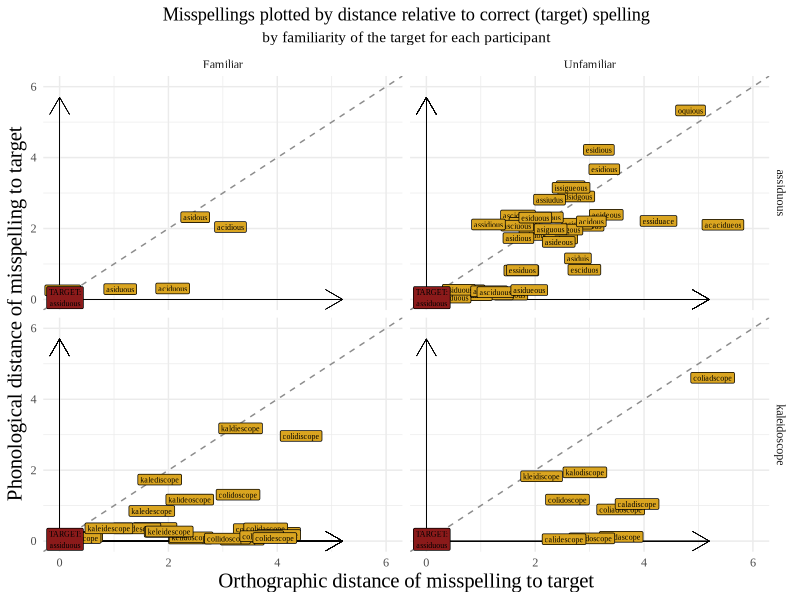
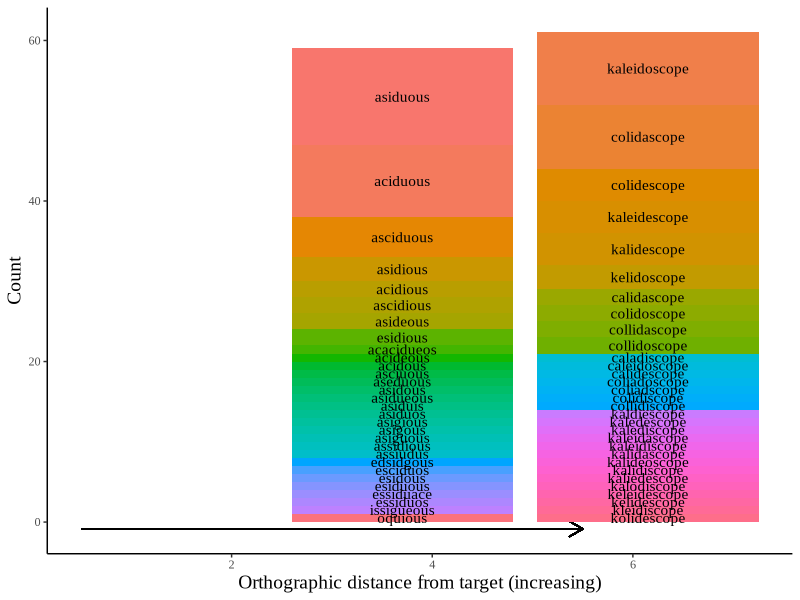
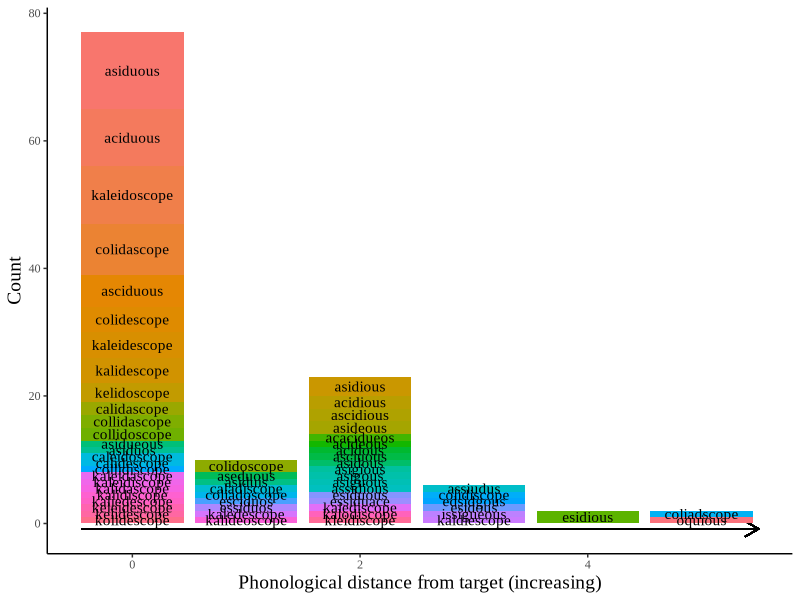

The R source for these figures, in order:
## ---- chunk 1

require(readxl)
require(tidyverse)
require(Hmisc)
require(knitr)


knitr::opts_chunk$set(warning = FALSE, 
                      message = FALSE, 
                      cache = FALSE,
                      echo = FALSE,
                      out.extra = "",
                      fig.pos = "t!",  sanitize = TRUE)
options(knitr.table.format = "latex")
options(knitr.kable.NA = '')


e = read_xlsx('errorvis_spelling_dist_upd.xlsx') %>% 
  mutate(item_familiarity = case_when(item_familiarity == 1 ~ 'Familiar',
                                      item_familiarity == 0 ~ 'Unfamiliar'))



## ---- chunk 2

e %>% 
  #filter(participant_spelling != 'assiduous') %>% 
  ggplot(aes(ODL, ODL_phon, label = participant_spelling)) +
  geom_abline(intercept = 0, slope = 1, color = 'grey55', linetype = 'dashed') +
  geom_segment(aes(x = 0, y = 0, xend = 0, yend = 5.7), 
               arrow = arrow(length = unit(0.5, "cm")), 
               lwd = .1) +
  geom_segment(aes(x = 0, y = 0, xend = 5.2, yend = 0), 
               arrow = arrow(length = unit(0.5, "cm")),
               lwd = .1) +
  geom_label(size = 2, position = position_jitter(width = .5), 
             fill = 'goldenrod', color = 'black', family = 'Times New Roman') +
  annotate(geom='label', size = 2, x=.1, y=.05, 
           label='TARGET:\nassiduous', color='black', fill = 'firebrick4', family = 
             'Times New Roman') +
  xlim(c(0, 6)) +
  ylim(c(0, 6)) +
  facet_grid(cols = vars(item_familiarity), rows = vars(target_word)) +
  labs(x = 'Orthographic distance of misspelling to target',
       y = 'Phonological distance of misspelling to target',
       title = 'Misspellings plotted by distance relative to correct (target) spelling',
       subtitle = 'by familiarity of the target for each participant') +
  theme_minimal() +
  theme(text = element_text(family = 'Times New Roman'),
        legend.position = 'none',
        axis.title = element_text(size = 15),
        plot.title = element_text(hjust = .5),
        plot.subtitle = element_text(hjust = .5))

## ---- chunk 3


e %>% 
  filter(participant_spelling != 'assiduous') %>% 
  group_by(participant_spelling) %>% 
  summarise(n = n(),
            OLD = first(OLD)) %>% 
  ggplot(aes(OLD, n, fill = reorder(participant_spelling, -n))) +
  geom_segment(aes(x = .5, y = -.85, xend = 5.5, yend = -.85), 
               arrow = arrow(length = unit(0.4, "cm")), lwd = .5) +
  geom_bar(stat = 'identity') +
  geom_text(aes(label=participant_spelling), 
            position = position_stack(vjust = .5),
            family = 'Times New Roman') +
  theme_classic() +
  theme(text = element_text(family = 'Times New Roman'), legend.position = 'none',
        axis.title = element_text(size = 14)) +
  labs(x = 'Orthographic distance from target (increasing)', y = 'Count')

## ---- chunk 4


e %>% 
  filter(participant_spelling != 'assiduous') %>% 
  group_by(participant_spelling) %>% 
  summarise(n = n(),
            ODL_phon = first(ODL_phon)) %>% 
  ggplot(aes(ODL_phon, n, fill = reorder(participant_spelling, -n))) +
  geom_segment(aes(x = -.45, y = -.85, xend = 5.5, yend = -.85), 
               arrow = arrow(length = unit(0.4, "cm")), lwd = .5) +
  geom_bar(stat = 'identity') +
  geom_text(aes(label=participant_spelling), 
            position = position_stack(vjust = .5),
            family = 'Times New Roman') +
  theme_classic() +
  theme(text = element_text(family = 'Times New Roman'),
        legend.position = 'none',
        axis.title = element_text(size = 14)) +
  labs(x = 'Phonological distance from target (increasing)', y = 'Count')
